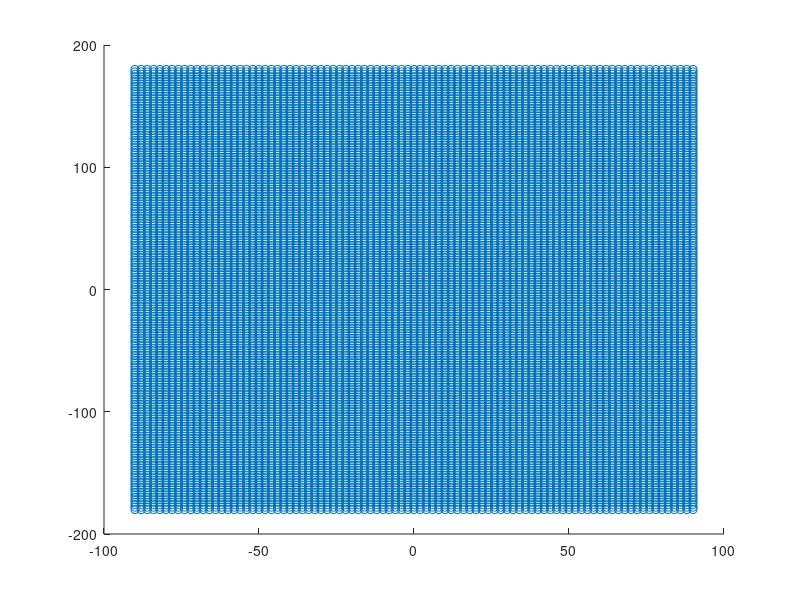

MATLAB code to generate this figure:
%change this variable so that it can change volumn
change = 2;
n = 0;
points = ones((90/change)*(180/change),2);
for i = -90:change:90
    for j = -180:change:180
        n = n + 1;
        points(n,:) = [i, j];
    end
end
a = points(:,1);
b = points(:,2);
scatter(a,b);
s = size(a);
Z = 1:s(1);
fileID = fopen('point_uniform.sql', 'w');
formatSpec = 'insert into Tourist values(%d,%5.2f,%5.2f,MDSYS.SDO_GEOMETRY(2001,8307,MDSYS.SDO_POINT_TYPE(%5.2f,%5.2f,NULL),NULL,NULL));\n'
A = fprintf(fileID,formatSpec,[Z;a';b';a';b']);
fclose(fileID);